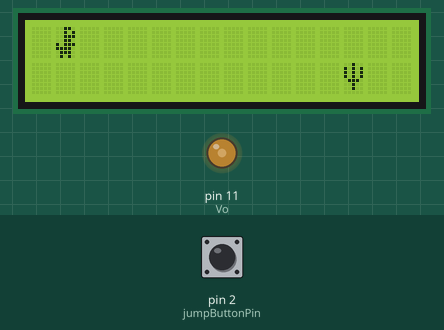
Bench run of a sketch on a simulated Arduino Uno, built with avr-gcc and run on an emulated ATmega328P. Shown: 16×2 character LCD, output pins drawn as LEDs (lit = HIGH). The inputs (shaded band) are chosen by the test bench; at power-on: pin 2 (jumpButtonPin) HIGH.

Above: at 1.28 s.
1.3 s: pin 2 (jumpButtonPin) pulled LOW for 0.15 s
At 1.44 s:
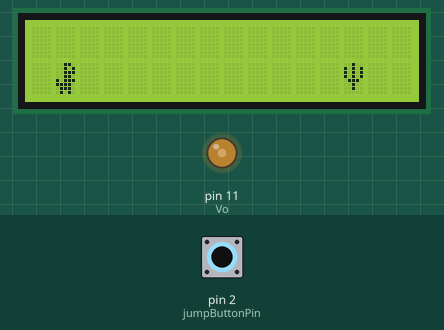
2.0 s: pin 2 (jumpButtonPin) pulled LOW for 3.2 s
At 2.2 s:
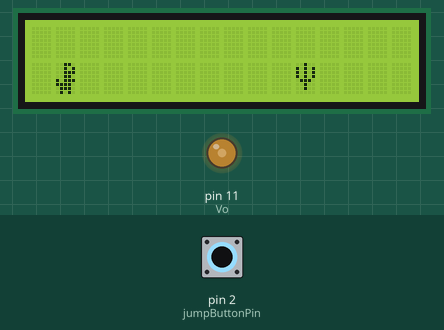
5.8 s: pin 2 (jumpButtonPin) pulled LOW for 1 s
At 7.3 s:
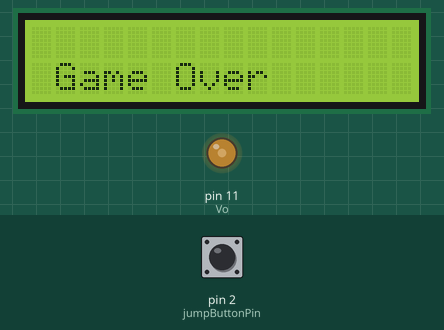
Timing chart, 0 to 8.8 s (numbered marks = the images above; inputs shaded):
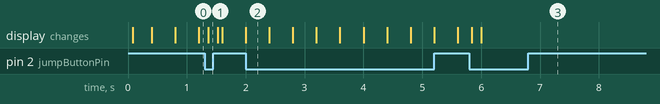

Measured:
- after the input at 1.3 s, the display: changes after 0.06 s (image 1)
- after the input at 2.0 s, the display: first differs from a run without the input at once (image 2)
- after the input at 5.8 s, the display: first changes at once (image 3 shows a later state)

The sketch:

final-jumpCactusCollision.ino
```cpp
/*
  Dynosore Game: Taking inspiration from the Google Dinosaur Game, this project
  aims to utilize the LCD and the ELEGOO to display the game while two buttons take
  input from the user which tells the dinosaur to jump or duck under obstacles.

*/

#include <LiquidCrystal.h>        // add or include all libraries to connect the LCD to the ELEGOO
// set each pin number for the inputs and outputs
int jumpButtonPin = 2;
int duckButtonPin = 13;
int Vo = 11;
float pressLength = 0;
int startPress = 2000;
const int rs = 3, en = 9, d4 = 4, d5 = 5, d6 = 6, d7 = 7;
LiquidCrystal lcd(rs,en,d4,d5,d6,d7);
int dinox = 1;
int dinoy;
int cactusx;
int cactusy = 1;
int a=16;

// convert dinosaur and obstacle images into byte arrays to display on LCD
  //Run position 1 and jump
  byte dinorunoneandjump[8] = {B00110, B00101, B00111, B00110, B10111, B11110, B01110, B01010};

  //Run position 2
  byte dinoruntwo[8] = {B00110, B00101, B00111, B00110, B10111, B11110, B01110, B00101};

  //Crouch position
  byte dinocrouch[8] = {B00000, B00000, B00110, B00101, B00110, B10111, B01110, B00110};

  //Cloud
  byte cloud[8] = {B00000, B00000, B00000, B00000, B00000, B00100, B01110, B11111};

  //Cactus
  byte cactus[8]= {B00100, B10101, B10101, B10101, B01110, B00100, B00100, B00000};

  //Clear box
  byte empty[8]= {B00000, B00000, B00000, B00000, B00000, B00000, B00000, B00000};


void setup() {
  // put your setup code here, to run once:
  // under setup, start serial monitor, declare inputs and outputs
  analogWrite(Vo,100);  // changes contrast so you can see pixels
  pinMode(jumpButtonPin,INPUT_PULLUP);  // left button
  pinMode(duckButtonPin,INPUT_PULLUP);  // right button
  Serial.begin(9600);                   // start serial communication at at baud rate of 9600
  lcd.begin(16,2);                      // initialize interface LCD 16 col, 2 rows
  lcd.clear();                            // clears LCD screen
  //intro screen
  /*lcd.setCursor(0,0);                   //top left
  lcd.print("Hold Left Button");              //will print text to LCD
  lcd.setCursor(0,1);                   //bottom left
  lcd.print("For 2 Sec");         //will print text to LCD
  delay(2500);
  lcd.clear();
  lcd.setCursor(0,0);
  lcd.print("Then Release");
  lcd.setCursor(0,1);
  lcd.print("To Start");
  lcd.createChar(0,dinorunoneandjump);
*/


  lcd.createChar(0,dinorunoneandjump);
  lcd.createChar(1,dinoruntwo);
  lcd.createChar(2,dinocrouch);
  lcd.createChar(3,cloud);
  lcd.createChar(4,cactus);
  lcd.createChar(5,empty);
}
void jump(){
  if (millis()%80==0){
    if((digitalRead(jumpButtonPin)) == LOW && (digitalRead(jumpButtonPin) == LOW)){
      lcd.setCursor(1,0);
      lcd.write(byte(5));
      lcd.setCursor(1,1);
      lcd.write(byte(0));
      dinoy=1;
    }
    if((digitalRead(jumpButtonPin)) == HIGH){
     lcd.setCursor(1,1);
     lcd.write(byte(5));
     lcd.setCursor(1,0);
     lcd.write(byte(0));
     dinoy=0;
    }
  }
}

void cactusm(){
    lcd.setCursor(a,1);
    lcd.write(byte(4));
    if (0<=a<=16){
      if (millis()%400==0){ //if 400 ms has passed
        lcd.setCursor(a-1,1);
        lcd.write(byte(4));
        cactusx=a-1;
        lcd.setCursor(a,1);
        lcd.write(byte(5));
        a-=1;
      }
    }
    if (a<0){
      a=16;
    }
}

/*void cloudm(){
    lcd.setCursor(a,0);
    lcd.write(byte(3));
    if (0<=a<=16){
      if (millis()%400==0){ //if 400 ms has passed
        lcd.setCursor(a-1,0);
        lcd.write(byte(3));
        lcd.setCursor(a,0);
        lcd.write(byte(5));
        a-=1;
      }
    }
    if (a<0){
      a=16;
    }
}*/

void loop() {
  // put your main code here, to run repeatedly:
 /* while (digitalRead(jumpButtonPin) == HIGH){ //while the button is pressed
    delay(100); //wait 100 ms
    pressLength = pressLength + 100; //add 100 to pressLength value
    Serial.println(pressLength); //print to serial monitor the press length
    Serial.println(digitalRead(jumpButtonPin)); //print to serial monitor if the button is being pressed or not (0 or 1)
  }
    Serial.println(digitalRead(jumpButtonPin));
  if (pressLength>startPress){ //if button is pressed longer than 2000 ms */
  jump();
 // }
  cactusm();
  if (cactusx==dinox && cactusy==dinoy){
    end();
  }

}

void end(){
  lcd.clear();
  lcd.setCursor(1,1);
  lcd.print("Game Over");
  delay(100000);
}
```
